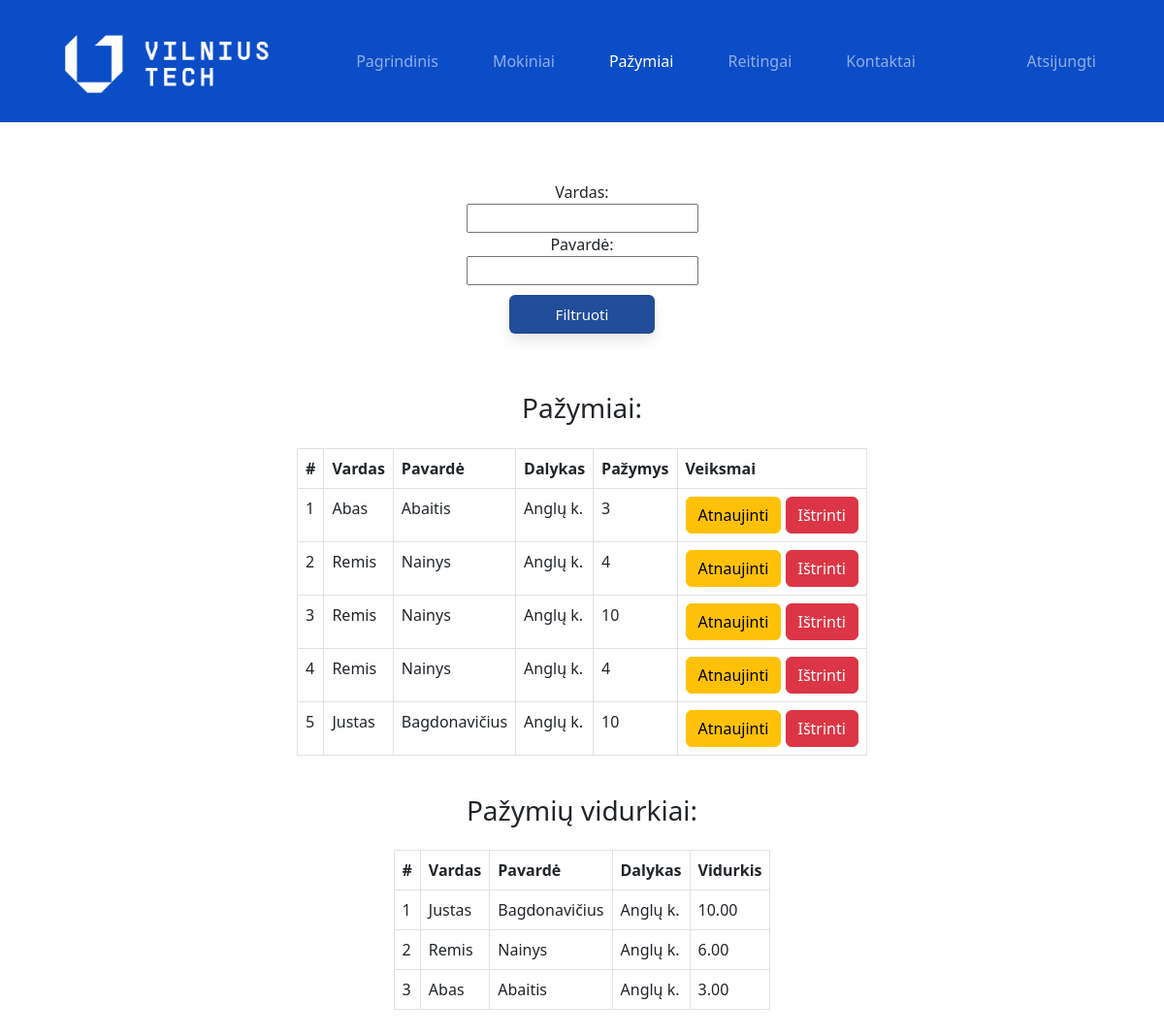
Screenshot of /dienynas/teacher/gradings.php (signed in) with the database file from the repository.
### tables this page shows
CREATE TABLE `gradings` (
  `grading_id` int(20) NOT NULL,
  `grading` int(2) NOT NULL,
  `student_id` int(20) NOT NULL,
  `subject_id` int(20) NOT NULL
);

CREATE TABLE `students` (
  `student_id` int(11) NOT NULL,
  `username` varchar(127) NOT NULL,
  `password` varchar(255) NOT NULL,
  `fname` varchar(127) NOT NULL,
  `lname` varchar(255) NOT NULL,
  `s_mail` varchar(250) NOT NULL,
  `grade` varchar(3) DEFAULT NULL
);

CREATE TABLE `subjects` (
  `subject_id` int(11) NOT NULL,
  `subject` varchar(31) NOT NULL
);

### dienynas/DB_connection.php (called while the page is built, shortened)
<?php
function getTeacherById($teacher_id, $conn){
	$sql = "SELECT * FROM teachers WHERE teacher_id=?";
	$stmt = $conn->prepare($sql);
	$stmt->execute([$teacher_id]);
	if ($stmt->rowCount() == 1) {
	  $teacher = $stmt->fetch();
	  return $teacher;
	}else {
	 return 0;
	}
 }
function getAllStudents($conn){
	$sql = "SELECT * FROM students";
	$stmt = $conn->prepare($sql);
	$stmt->execute();
	if ($stmt->rowCount() >= 1) {
	  $students = $stmt->fetchAll();
	  return $students;
	}else {
		return 0;
	}
 }
function fetch_data($conn){
    $sql = "SELECT *
    FROM gradings, students, subjects WHERE gradings.student_id = students.student_id
    and subjects.subject_id = gradings.subject_id;";
    $result = $conn->prepare($sql);
	$result->execute();
	if ($result->rowCount() >= 1) {
	  $row = $result->fetchAll();
	  return $row;
	} else {
		return 0;
	}
}
function fetch_data2($conn){
    $sql = "SELECT subjects.subject,subjects.subject_id, round(avg(gradings.grading),2), students.fname, students.lname, gradings.student_id
    FROM gradings, students, subjects WHERE gradings.student_id = students.student_id
    and subjects.subject_id = gradings.subject_id group by subject, student_id desc;";
    $result = $conn->prepare($sql);
    $result->execute();
    if ($result->rowCount() >= 1) {
    $row = $result->fetchAll();
	return $row;
	} else {
		return 0;
	}
}

### dienynas/teacher/gradings.php (the view, shortened to what this page needs)
<?php
if (isset($_SESSION['teacher_id']) && isset($_SESSION['role'])) {
  if ($_SESSION['role'] == 'Teacher') {
     include "../DB_connection.php";
     $students = getAllStudents($conn);
     $fetchData = fetch_data($conn);
     $fetchData2 = fetch_data2($conn);
     $teacher = getTeacherById($_SESSION['teacher_id'], $conn);
?>
<!DOCTYPE html>
<html lang="lt">
<head>
	<link rel="stylesheet" href="https://cdn.jsdelivr.net/npm/bootstrap@5.2.0/dist/css/bootstrap.min.css">
	<link rel="stylesheet" href="../css/style.css">
</head>
<body>
    <?php include "nav/navbar.php"; ?>
    <form action="student-gradings.php" method="post" class = "container1">
      Vardas:  <input type="text" name="fname">
      Pavardė: <input type="text" name="lname">
      <input type="submit" value="Filtruoti" class = "grizti" style = "margin-top: 10px;">
		</form>
<?php if ($students != 0){ ?>
    <div class="container1">
      <h3> Pažymiai: </h3>
      <div class="table-responsive">
        <table class="table table-bordered mt-3 n-table">
          <thead><tr>
            <th scope="col">#</th>
            <th scope="col">Vardas</th>
            <th scope="col">Pavardė</th>
            <th scope="col">Dalykas</th>
            <th scope="col">Pažymys</th>
            <th scope="col">Veiksmai</th>
          </tr></thead>
          <tbody>
          <?php
              if (is_array($fetchData)){ $sn = 1;
                foreach($fetchData as $data){
                  if ($teacher['subjects'] == $data['subject_id']){
          ?>
          <tr>
            <td><?= $sn; ?></td>
            <td><?= $data['fname']; ?></td>
            <td><?= $data['lname']; ?></td>
            <td><?= $data['subject']; ?></td>
            <td><?= $data['grading']; ?></td>
            <td>
              <a href="student-edit.php?student_id=<?=$data['student_id']?>&&grading_id=<?=$data['grading_id']?>" class="btn btn-warning">Atnaujinti</a>
              <a href="gradings-delete.php?grading_id=<?=$data['grading_id']?>" class="btn btn-danger">Ištrinti</a>
            </td>
          </tr>
          <?php $sn++; }}} else { ?>
            <tr><td colspan="8"><?= $fetchData; ?></td></tr>
          <?php }  ?>
          </tbody>
        </table><br>
    </div>
    <h3> Pažymių vidurkiai: </h3>
      <div class="table-responsive">
        <table class="table table-bordered mt-3 n-table">
          <thead><tr>
            <th scope="col">#</th>
            <th scope="col">Vardas</th>
            <th scope="col">Pavardė</th>
            <th scope="col">Dalykas</th>
            <th scope="col">Vidurkis</th>
          </tr></thead>
          <tbody>
          <?php
              if (is_array($fetchData2)){ $sn = 1;
                foreach($fetchData2 as $data){
                  if($teacher['subjects']==$data['subject_id']){
          ?>
          <tr>
            <td><?= $sn; ?></td>
            <td><?= $data['fname']; ?></td>
            <td><?= $data['lname']; ?></td>
            <td><?= $data['subject']; ?></td>
            <td><?= $data['round(avg(gradings.grading),2)']; ?></td>
          </tr>
          <?php $sn++; }}} else { ?>
            <tr><td colspan="8"><?= $fetchData2; ?></td></tr>
          <?php }} ?>
          </tbody>
        </table><br>
    </div>
</body>
</html>
<?php }} ?>

### dienynas/css/style.css (style rules this page uses)
.container1 { display: flex; flex-direction: column; align-items: center; margin-top: 5%; }
.myg, .myg1, .grizti { opacity: 0.9; border: none; border-radius: 6px; color: white; font-size: 15px; height: 40px; width: 150px; margin: 0px 5px; cursor: pointer; box-shadow: 0px 8px 15px rgba(0, 0, 0, 0.1); transition: all 0.3s; }
.grizti { background-color:#0b3a91; }

### rows the page displays
gradings: student.fname "Abas", student.lname "Abaitis", subject.subject "Anglų k.", grading "3"
gradings: student.fname "Remis", student.lname "Nainys", subject.subject "Anglų k.", grading "4"
gradings: student.fname "Remis", student.lname "Nainys", subject.subject "Anglų k.", grading "10"
gradings: student.fname "Remis", student.lname "Nainys", subject.subject "Anglų k.", grading "4"
gradings: student.fname "Justas", student.lname "Bagdonavičius", subject.subject "Anglų k.", grading "10"
subjects: fname "Justas", lname "Bagdonavičius", subject "Anglų k.", round "10.00", fname "Remis", lname "Nainys", round "6.00", fname "Abas", lname "Abaitis", round "3.00"
